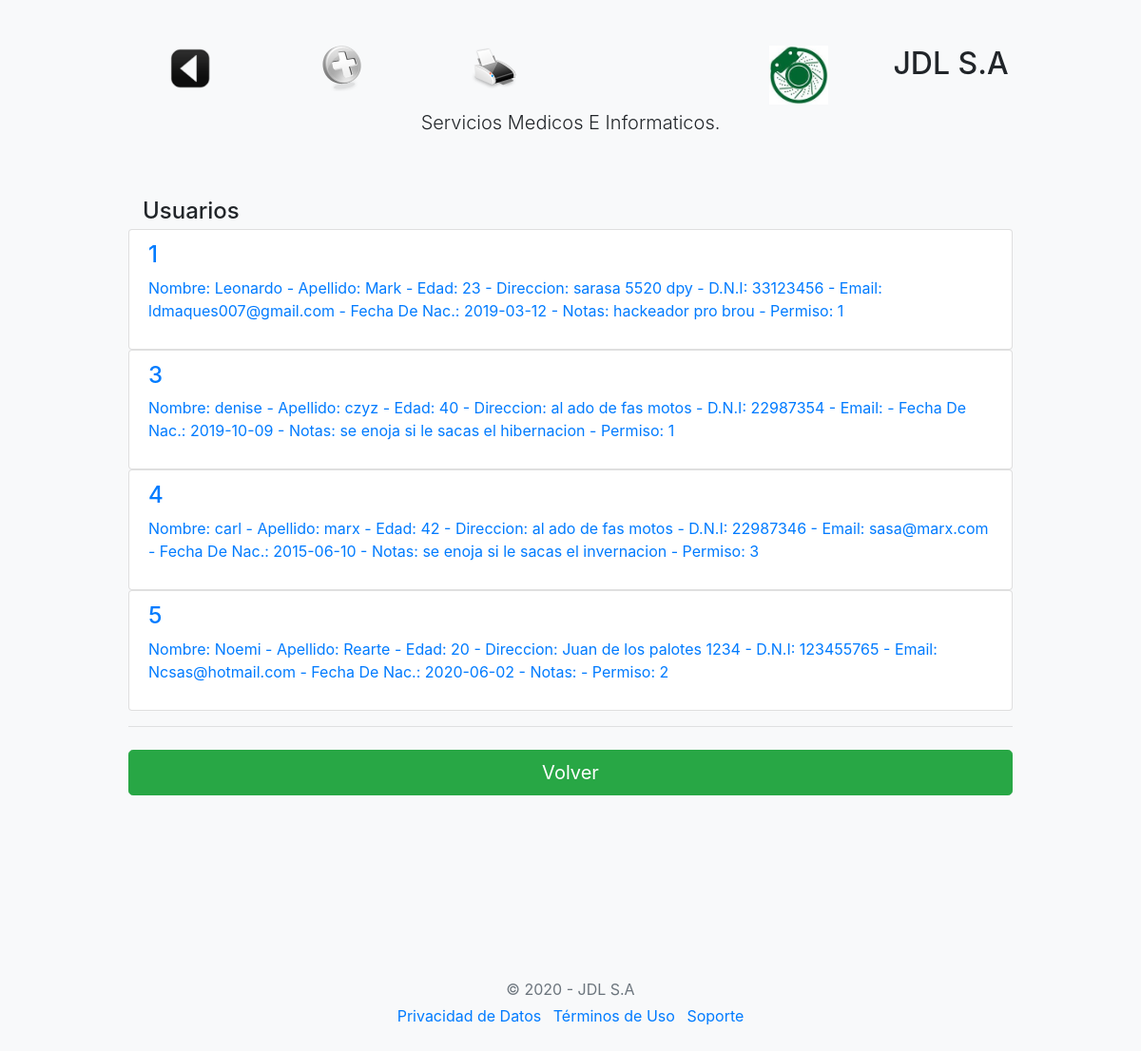
Page /usuarios/index.php on the committed database.
### tables this page shows
CREATE TABLE `usuarios` (
  `id_usuario` int(8) NOT NULL,
  `nombre_usuario` varchar(30) DEFAULT NULL,
  `apellido_usuario` varchar(30) DEFAULT NULL,
  `edad_usuario` int(8) DEFAULT NULL,
  `dni_usuario` varchar(30) DEFAULT NULL,
  `email_usuario` varchar(50) DEFAULT NULL,
  `contraseña_usuario` varchar(50) DEFAULT NULL,
  `domicilio_usuario` varchar(50) DEFAULT NULL,
  `fecha_nac_usuario` date DEFAULT NULL,
  `notas_usuario` varchar(100) DEFAULT NULL,
  `permiso_usuario` int(8) DEFAULT NULL
);

### usuarios/index.php (the view, shortened to what this page needs)
<!doctype html>
<html>
  <head>
	<link rel="stylesheet" href="https://stackpath.bootstrapcdn.com/bootstrap/4.5.0/css/bootstrap.min.css">
    <link href="form-validation.css" rel="stylesheet">
  </head>
  <body class="bg-light">
    <div class="container">
  <div class="py-5 text-center">
  <div class="row">
    <div class="col-sm-2"><h2>
		<img border="0" src="../img/atras.png" width="48" height="48" title="Volver al menú"
		onclick=location.href='../panel/'; onKeyPress=location.href='../panel/'; style='cursor:pointer';/>
	</h2>
	</div>
    <div class="col-sm-2"><h2>
		<img border="0" src="../img/nuevo.png" width="48" height="48" title="Ingresar Usuario"
		onclick=location.href='usuarios.php'; onKeyPress=location.href='usuarios.php';
		style='cursor:pointer';>
	</h2></div>
	<div class="col-sm-2"><h2>
		<img border="0" src="../img/imprimir.png" width="48" height="48" title="Impresión"
		onclick=location.href='listado.php'; onKeyPress=location.href='listado.php';
		style='cursor:pointer';>
	</h2></div>
    <div class="col-sm-2"><h2></h2></div>
  <div class="col-sm-2"><img class="d-block mx-auto mb-1" src="../img/disc.jpg" alt="" width="62" height="62"></div>
  <div class="col-sm-2"><h2>JDL S.A</h2></div>
</div>
    <p class="lead">Servicios Medicos E Informaticos.</p>
  </div>
    <div class="col-md-12 order-md-1">
      <h4 class="mb-1">Usuarios</h4>
	</div>
<?php
   require "../conexion.php";
    $sql = "SELECT * from usuarios order by id_usuario";
	$query = $mysqli->query($sql);
	while($resultado = $query->fetch_assoc()) {
        $usuarios[] = $resultado;
    }
?>
        <div class="list-group">
			<?php
				$long = count($usuarios);
				for($i=0; $i< $long; $i++){
			?>
		<div class="list-group">
    <a 	<?php echo "href=modifica.php?id_usuario=".$usuarios[$i]['id_usuario'];?>
						 class="list-group-item">
				<h4 class="list-group-item-heading"> <?php echo $usuarios[$i]['id_usuario'] ."";?> </h4>
				<p class="list-group-item-text"><?php 	echo "Nombre: " . $usuarios[$i]['nombre_usuario'] ." - Apellido: ";
                            echo $usuarios[$i]['apellido_usuario'] ." - Edad: ";
                            echo $usuarios[$i]['edad_usuario'] ." - Direccion: ";
                            echo $usuarios[$i]['domicilio_usuario'] ." - D.N.I: ";
                            echo $usuarios[$i]['dni_usuario'] ." - Email: ";
                            echo $usuarios[$i]['email_usuario'] ." - Fecha De Nac.: ";
                            echo $usuarios[$i]['fecha_nac_usuario'] ." - Notas: ";
                            echo $usuarios[$i]['notas_usuario'] ." - Permiso: ";
                            echo $usuarios[$i]['permiso_usuario'] ."";
														?></p>
				</a>
    	</div>
	<?php  } ?>
		</div>
        <a href="../panel/">	 <hr class="mb-4">
        <button class="btn btn-success btn-lg btn-block" type="submit">Volver</button>
  <footer class="my-5 pt-5 text-muted text-center text-small"></a>
    </div>
  <footer class="my-5 pt-5 text-muted text-center text-small">
    <p class="mb-1">&copy; 2020 - JDL S.A</p>
   <ul class="list-inline">
      <li class="list-inline-item"><a href="#">Privacidad de Datos</a></li>
      <li class="list-inline-item"><a href="#">Términos de Uso</a></li>
      <li class="list-inline-item"><a href="#">Soporte</a></li>
    </ul>
  </footer>
</body>
</html>

### js/form-validation.css (style rules this page uses)
.container { max-width: 960px; }

### rows in the picture
usuarios: id_usuario "1", nombre_usuario "Leonardo", apellido_usuario "Mark", edad_usuario "23", domicilio_usuario "sarasa 5520 dpy", dni_usuario "33123456", email_usuario "ldmaques007@gmail.com", fecha_nac_usuario "2019-03-12", notas_usuario "hackeador pro brou", permiso_usuario "1"
usuarios: id_usuario "3", nombre_usuario "denise", apellido_usuario "czyz", edad_usuario "40", domicilio_usuario "al ado de fas motos", dni_usuario "22987354", fecha_nac_usuario "2019-10-09", notas_usuario "se enoja si le sacas el hibernacion", permiso_usuario "1"
usuarios: id_usuario "4", nombre_usuario "carl", apellido_usuario "marx", edad_usuario "42", domicilio_usuario "al ado de fas motos", dni_usuario "22987346", email_usuario "sasa@marx.com", fecha_nac_usuario "2015-06-10", notas_usuario "se enoja si le sacas el invernacion", permiso_usuario "3"
usuarios: id_usuario "5", nombre_usuario "Noemi", apellido_usuario "Rearte", edad_usuario "20", domicilio_usuario "Juan de los palotes 1234", dni_usuario "123455765", email_usuario "Ncsas@hotmail.com", fecha_nac_usuario "2020-06-02", permiso_usuario "2"
